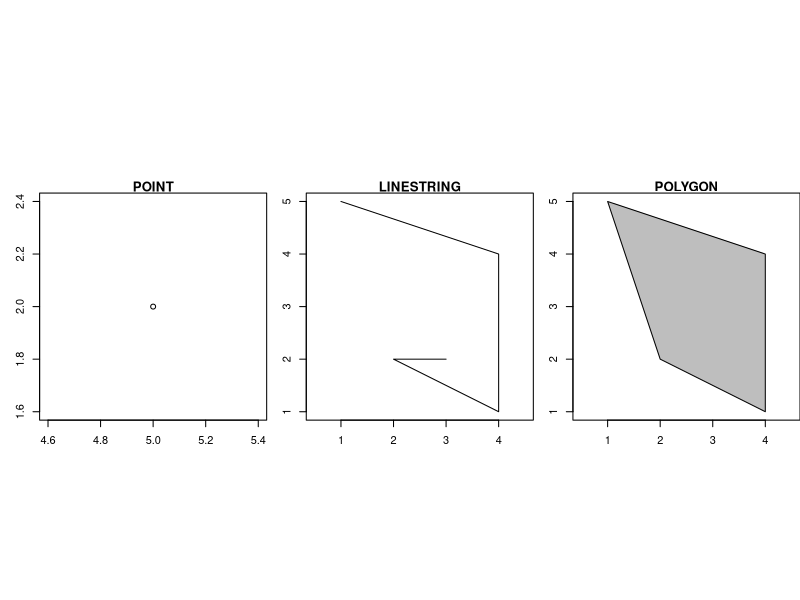
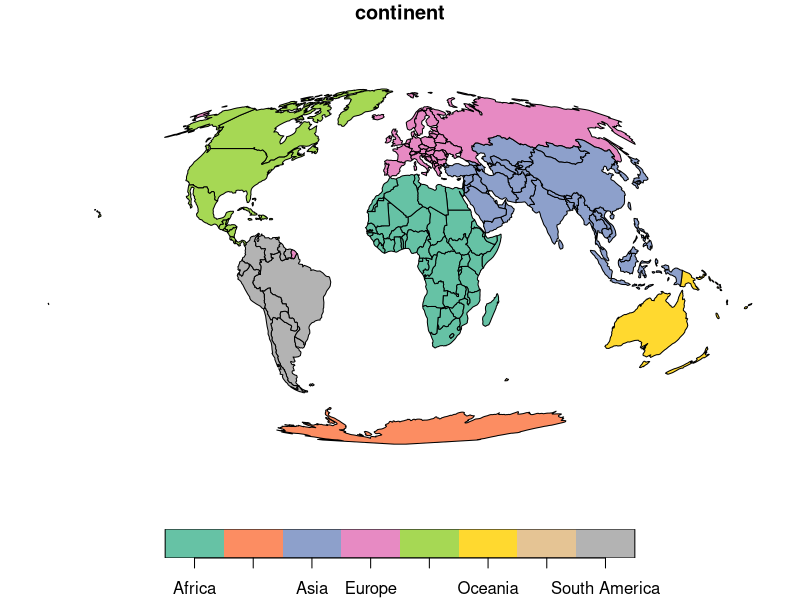
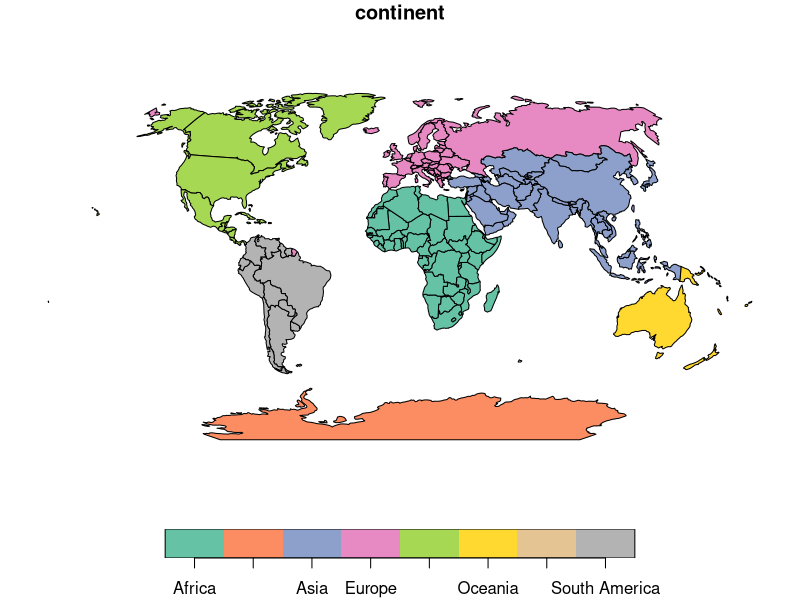
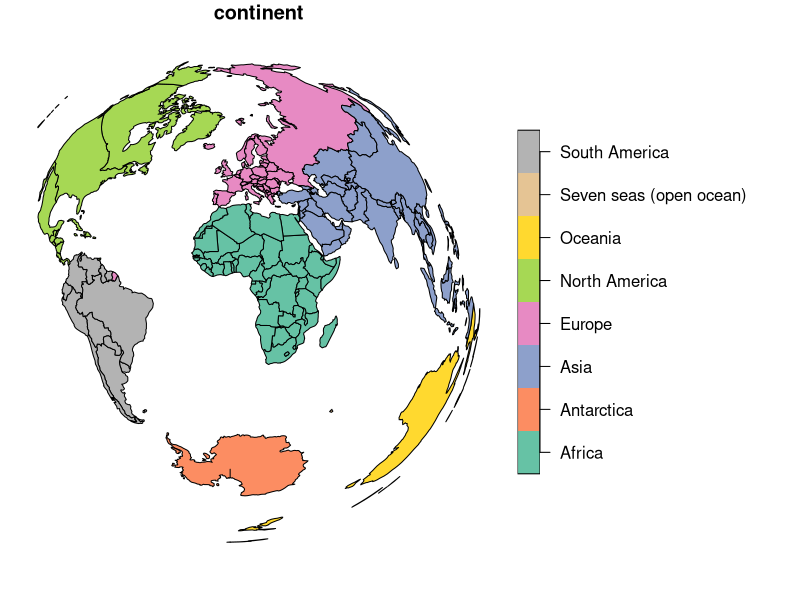
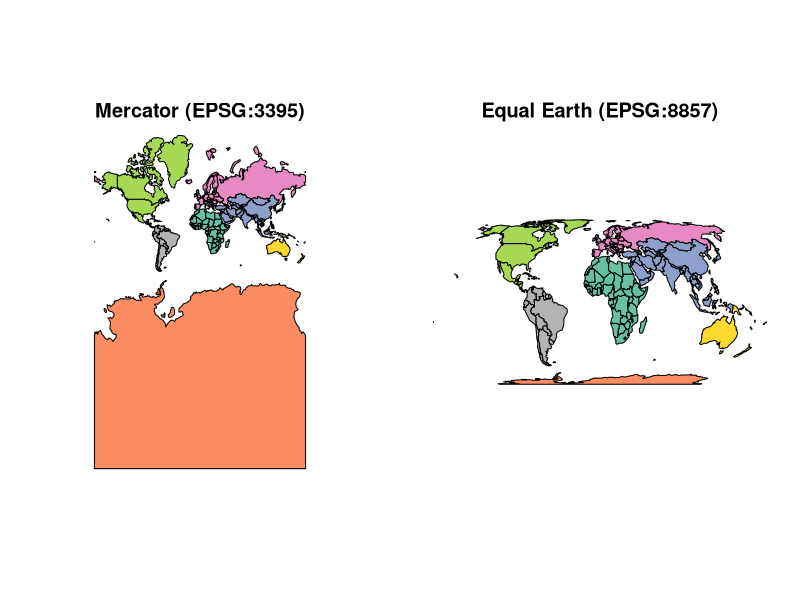

Recreate these plots in R, in order.
## ---- chunk 1
library(sf)
old_par = par(mfrow = c(1, 3), pty = "s", mar = c(0, 3, 1, 0))
plot(st_as_sfc(c("POINT(5 2)")), axes = TRUE, main = "POINT")
plot(st_as_sfc("LINESTRING(1 5, 4 4, 4 1, 2 2, 3 2)"), axes = TRUE, main = "LINESTRING")
plot(st_as_sfc("POLYGON((1 5, 2 2, 4 1, 4 4, 1 5))"), col="gray", axes = TRUE, main = "POLYGON")
par(old_par)
## ---- chunk 2
knitr::include_graphics("https://r-spatial.org/book/02-Spaces_files/figure-html/fig-sphere-1.png")
## ---- chunk 3
library(sf)
if (!requireNamespace("spData", quietly = TRUE)) install.packages("spData")
library(spData) # provides the `world` sf object used throughout this section
## ---- chunk 4
#| code-fold: true
world_mollweide = st_transform(world, crs = "+proj=moll")
plot(world_mollweide["continent"])
## ---- chunk 5
#| code-fold: true
world_wintri = lwgeom::st_transform_proj(world, crs = "+proj=wintri")
plot(world_wintri["continent"])
## ---- chunk 6
#| code-fold: true
world_laea1 = st_transform(world, 
                           crs = "+proj=laea +x_0=0 +y_0=0 +lon_0=0 +lat_0=0")
plot(world_laea1["continent"])
## ---- chunk 7
#| code-fold: true
world_mercator = st_transform(world, crs = "EPSG:3395")
world_equalearth = st_transform(world, crs = "EPSG:8857")

old_par = par(mfrow = c(1, 2), pty = "s", mar = c(0, 1, 2, 1))
plot(world_mercator["continent"], main = "Mercator (EPSG:3395)", key.pos = NULL, reset = FALSE)
plot(world_equalearth["continent"], main = "Equal Earth (EPSG:8857)", key.pos = NULL, reset = FALSE)
par(old_par)
